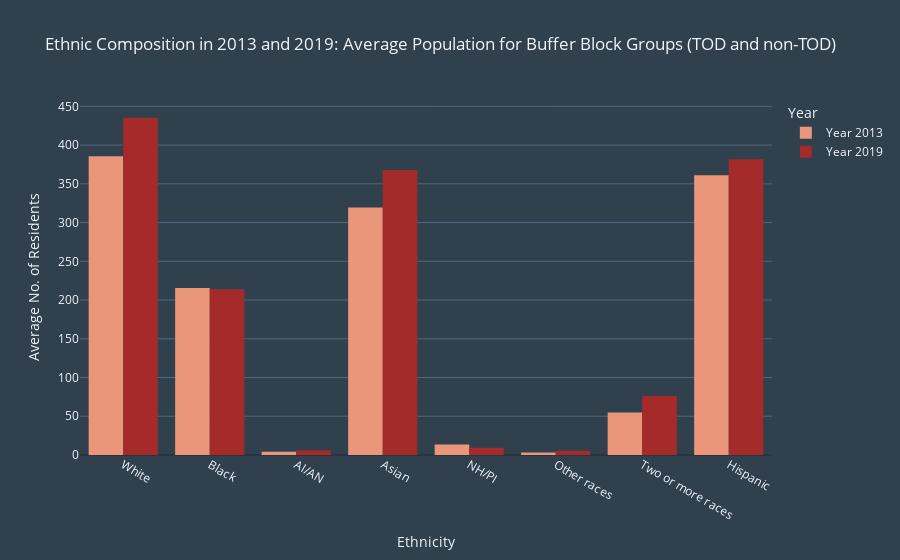

The notebook cell saved with this chart:
### Code cell
# a simple bar chart, putting date on the x-axis

fig = px.bar(buffer_blockabsolute,
             x='Ethnicity',
             y=['Year 2013', 'Year 2019'],
             barmode='group',
             height=600,
             title="Ethnic Composition in 2013 and 2019: Average Population for Buffer Block Groups (TOD and non-TOD)",
             color_discrete_sequence=["#e9967a","#a52a2a"],
             labels={'Ethnicity':'Ethnicity','value':'Average No. of Residents', 'variable':'Year'}
                     )

# get rid of white lines inside the bars
fig.update_traces(marker_line_width=0)
fig.layout.template = 'custom_dark'

fig.write_html('htmls/buffer_block_average_absolute.html')

# show the figure
fig.show()

### Figure 1 — Plotly figure (JSON) as saved in the notebook; plotly's stock layout.template omitted (floating-point values rounded to 4 significant figures)
{"data": [{"alignmentgroup": "True", "hovertemplate": "Year=Year 2013<br>Ethnicity=%{x}<br>Average No. of Residents=%{y}<extra></extra>", "legendgroup": "Year 2013", "marker": {"color": "#e9967a", "line": {"width": 0}, "pattern": {"shape": ""}}, "name": "Year 2013", "offsetgroup": "Year 2013", "orientation": "v", "showlegend": true, "textposition": "auto", "type": "bar", "x": ["White", "Black", "AI/AN", "Asian", "NH/PI", "Other races", "Two or more races", "Hispanic"], "xaxis": "x", "y": [385.8, 215.4, 4.045, 319.5, 13.71, 3.342, 54.93, 360.9], "yaxis": "y"}, {"alignmentgroup": "True", "hovertemplate": "Year=Year 2019<br>Ethnicity=%{x}<br>Average No. of Residents=%{y}<extra></extra>", "legendgroup": "Year 2019", "marker": {"color": "#a52a2a", "line": {"width": 0}, "pattern": {"shape": ""}}, "name": "Year 2019", "offsetgroup": "Year 2019", "orientation": "v", "showlegend": true, "textposition": "auto", "type": "bar", "x": ["White", "Black", "AI/AN", "Asian", "NH/PI", "Other races", "Two or more races", "Hispanic"], "xaxis": "x", "y": [435.3, 213.9, 6.156, 368.0, 9.432, 5.337, 76.1, 381.8], "yaxis": "y"}], "layout": {"autosize": true, "barmode": "group", "legend": {"title": {"text": "Year"}, "tracegroupgap": 0}, "title": {"text": "Ethnic Composition in 2013 and 2019: Average Population for Buffer Block Groups (TOD and non-TOD)"}, "xaxis": {"anchor": "y", "autorange": true, "domain": [0, 1], "range": [-0.5, 7.5], "title": {"text": "Ethnicity"}, "type": "category"}, "yaxis": {"anchor": "x", "autorange": true, "domain": [0, 1], "range": [0, 458.2], "title": {"text": "Average No. of Residents"}, "type": "linear"}}}
